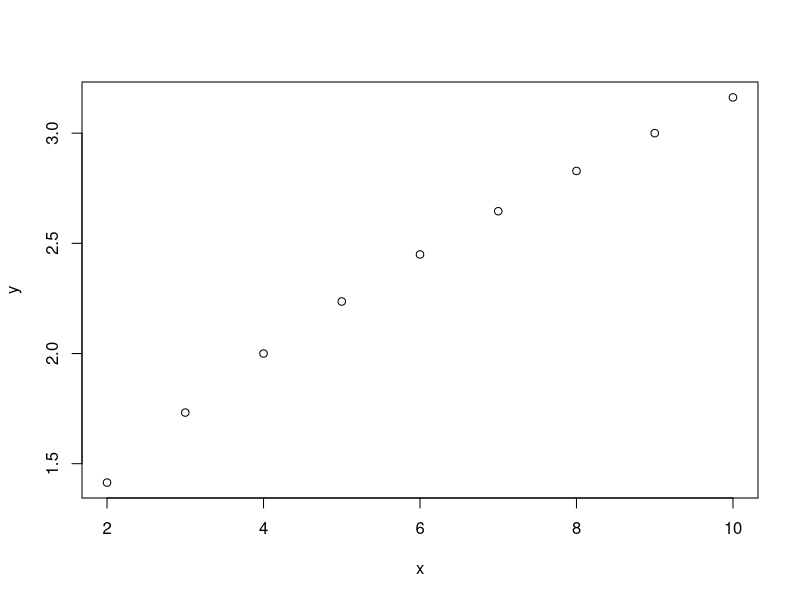
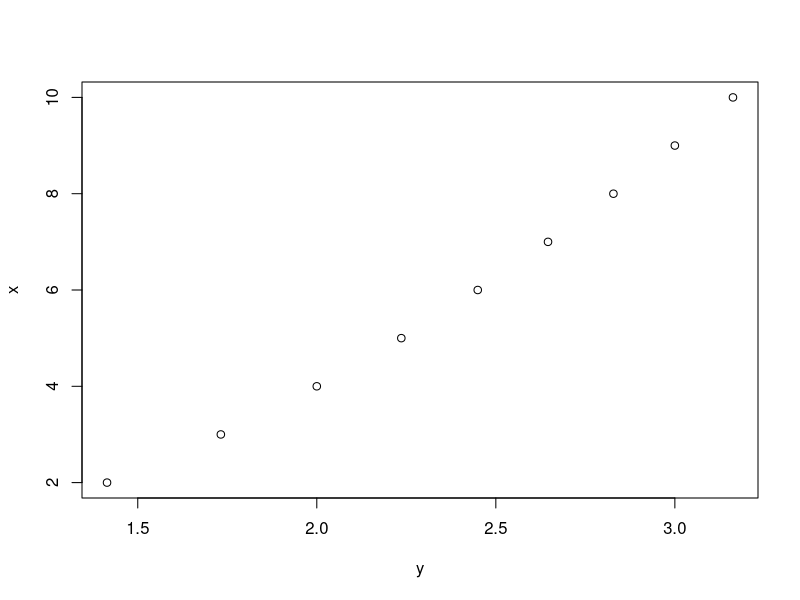

Here is the R script that generated these plots, in order:
#Number relationship with its square
x <- 2:10
y <- sqrt(2:10)
plot(x,y)
#Adding plot 2
plot(y,x)
#just checking connection